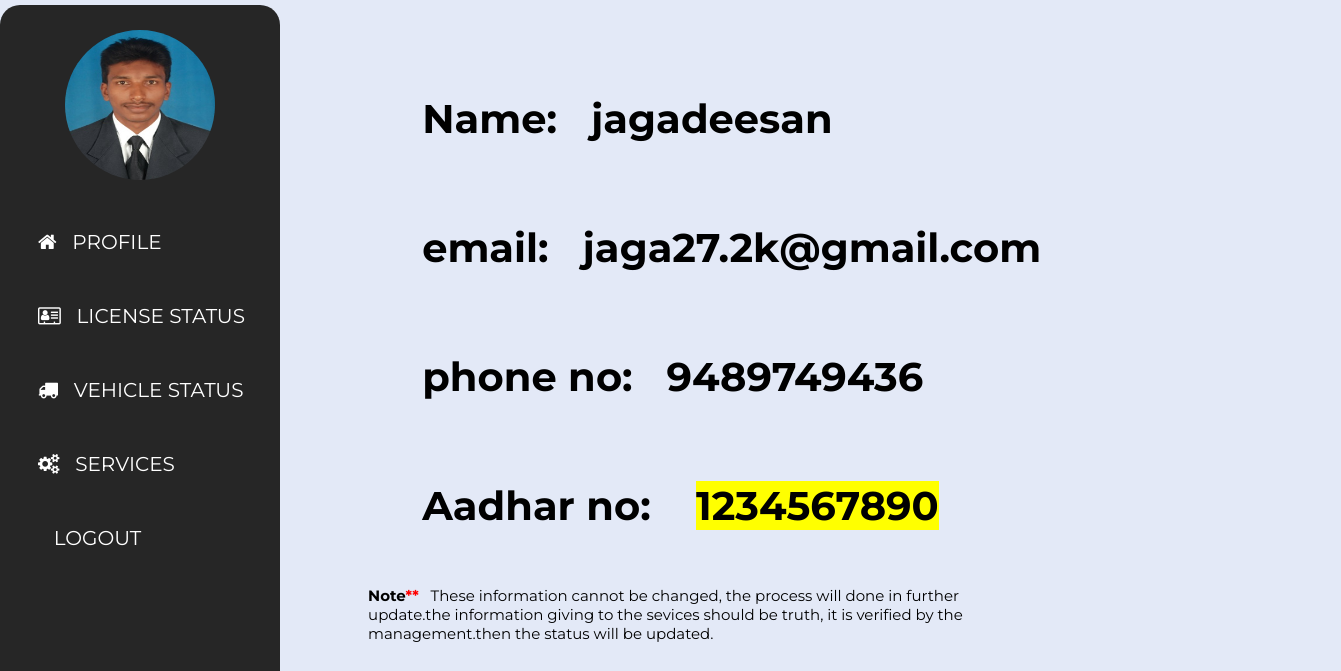
The app's page /php/userpage.php (signed in) with its own data.
### tables this page shows
CREATE TABLE `user` (
  `name` varchar(50) NOT NULL,
  `email` varchar(50) NOT NULL,
  `ph_no` varchar(30) NOT NULL,
  `aadhar_no` varchar(50) NOT NULL,
  `password` varchar(50) NOT NULL,
  `image` varchar(100) NOT NULL
);

### php/userpage.php (the view, shortened to what this page needs)
<html lang="en">
<head>
<?php
$conn = mysqli_connect("localhost", "root", "", "rto");
mysqli_select_db($conn, "rto");
    $u_id=$_SESSION['u_id'];
        $result=mysqli_query($conn,"SELECT name FROM user where aadhar_no='$u_id' ");
        $q2=mysqli_fetch_assoc($result);
        $name=$q2['name'];
        $result2=mysqli_query($conn,"SELECT email FROM user where aadhar_no='$u_id' ");
        $q2=mysqli_fetch_assoc($result2);
        $email=$q2['email'];
		 $result3=mysqli_query($conn,"SELECT ph_no FROM user where aadhar_no='$u_id' ");
        $q2=mysqli_fetch_assoc($result3);
        $ph_no=$q2['ph_no'];
		 $result4=mysqli_query($conn,"SELECT aadhar_no FROM user where aadhar_no='$u_id' ");
        $q2=mysqli_fetch_assoc($result4);
        $aadhar_no=$q2['aadhar_no'];
		 $result5=mysqli_query($conn,"SELECT image FROM user where aadhar_no='$u_id' ");
        $q2=mysqli_fetch_assoc($result5);
        $image=$q2['image'];
?>
	<link href="https://cdnjs.cloudflare.com/ajax/libs/font-awesome/4.7.0/css/font-awesome.css" rel="stylesheet">
	<link rel="stylesheet" type="text/css" href="../css/userpage.css">
</head>
<body>
<form action="#" method="post" enctype="multipart/form-data">
	<nav>
		<ul>
			<li class="logo"><img alt="" src="<?php echo "$image" ?>"></li>
			<li>
				<a href="userpage.php"><i class="fa fa-home"></i>   Profile</a>
			</li>
			<li>
				<a href="license_stat.php"><i class="fa fa-address-card-o"></i>   license status</a>
			</li>
			<li>
				<a href="vehicle_stat.php"><i class="fa fa-truck"></i>   vehicle status</a>
			</li>
			<li>
				<a href="service.php"><i class="fa fa-cogs"></i>   services</a>
			</li>
			<li>
				<a href="home.php"><i class="fa fa-logout"></i>   logout</a>
			</li>
		</ul>
	</nav>
	<div class="area">
		<div class="section">
		<div class="one">
			<p><label>Name:&nbsp &nbsp<?php echo "$name" ?></label></p>
		</div>
		<div class="two">
			<p><label>email:&nbsp &nbsp<?php echo "$email" ?></label></p>
		</div>
		<div class="three">
			<p><label>phone no:&nbsp &nbsp<?php echo "$ph_no" ?></label></p>
		</div>
		<div class="four">
			<p><label>Aadhar no:&nbsp &nbsp <label id="space"> <?php echo "$aadhar_no" ?> </label> </label></p>
		</div>
		</div>
		<div class="note">
		<p><label><b>Note<span class="required">**</span></b> &nbsp These information cannot be changed,
		the process will done in further update.the information giving to the sevices should be truth,
		it is verified by the management.then the status will be updated.</label></p>
		</div>
	</div>
	</form>
</body>
</html>

### css/userpage.css (style rules this page uses)
body { margin: 0; padding: 0; font-family: 'Montserrat', sans-serif; background: #e3e9f7; }
nav ul { margin: 0; border-radius:20px; padding: 0; height: 99%; width: 280px; position: fixed; top: 5px; left: 0; background-color: #262626; }
nav ul li { list-style: none; }
nav ul li a { display: block; font-family: 'Montserrat', sans-serif; text-decoration: none; text-transform: uppercase; font-size: 20px; color: #fff; position: relative; padding: 25px 0 25px 38px; }
nav ul li a:before { content: ''; position: absolute; top: 0px; right: 0px; width: 0%; height: 100%; background: #e3e9f7; border-radius: 40px 0px 0px 40px; z-index: -1; transition: all 300ms ease-in-out; }
.required { color:red; }
.area { margin-left: 260px; }
.section { margin-left:15%; margin-top:5%; display: grid; width:930px; height: 500px; background:; border-radius: 5px; }
.logo { width: 150px; height: 150px; border-radius: 50%; overflow: hidden; margin: 25px auto; }
.logo img { width: 100%; height: 100%; }
.note p { font:Helvetica; font-size:15px; margin-left:10%; margin-top:3%; width:60%; }
.one, .two, .three, .four { font-size:40px; font-weight: bold; }
.four label#space { background-color:yellow; }

### records on screen
user: image (picture), name "jagadeesan", email "jaga27.2k@gmail.com", ph_no "9489749436", aadhar_no "1234567890"
